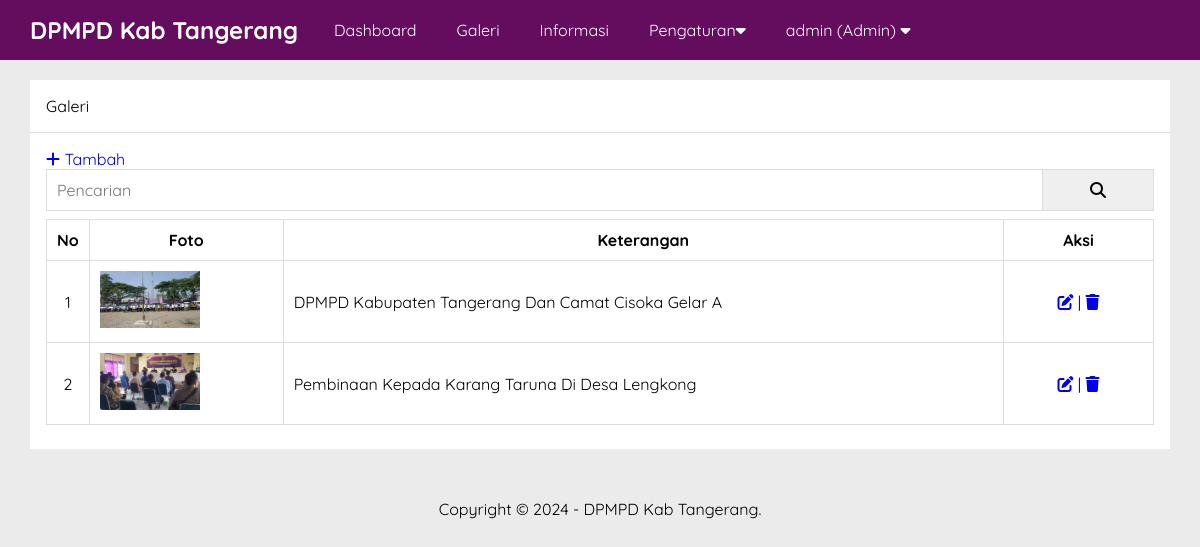
/admin/galeri.php (signed in), run on the app's committed database.
### tables this page shows
CREATE TABLE `pengaturan` (
  `id` int(11) NOT NULL,
  `nama` varchar(50) NOT NULL,
  `email` varchar(50) NOT NULL,
  `telepon` varchar(20) NOT NULL,
  `alamat` text NOT NULL,
  `logo` varchar(50) NOT NULL,
  `favicon` varchar(50) NOT NULL,
  `tentang_sekolah` text NOT NULL,
  `foto_sekolah` varchar(50) NOT NULL,
  `google_maps` text NOT NULL,
  `nama_kepsek` varchar(50) NOT NULL,
  `foto_kepsek` varchar(50) NOT NULL,
  `sambutan_kepsek` text NOT NULL,
  `created_at` timestamp NOT NULL DEFAULT current_timestamp(),
  `updated_at` datetime DEFAULT NULL
);

CREATE TABLE `galeri` (
  `id` int(11) NOT NULL,
  `foto` varchar(50) NOT NULL,
  `keterangan` varchar(50) NOT NULL,
  `created_at` timestamp NOT NULL DEFAULT current_timestamp(),
  `updated_at` datetime DEFAULT NULL
);

### admin/galeri.php (the view, shortened to what this page needs)
<?php include 'header.php' ?>
            <div class="content">
                <div class="container">
                    <div class="box">
                        <div class="box-header">
                           Galeri
                        </div>
                        <div class="box-body">
                            <a href="tambah-galeri.php"><i class="fa fa-plus"></i> Tambah</a>
                            <form action="">
                                <div class="input-group">
                                    <input type="text" name="key" placeholder="Pencarian">
                                    <button type="submit"><i class = "fa fa-search"></i></button>
                                </div>
                            </form>
                            <table class="table">
                                <thead>
                                    <tr>
                                        <th>No</th>
                                        <th>Foto</th>
                                        <th>Keterangan</th>
                                        <th>Aksi</th>
                                    </tr>
                                </thead>
                                <tbody>
                                    <?php
                                    $no = 1;
                                    $where = "WHERE 1=1";
                                        $galeri = mysqli_query($conn, "SELECT * FROM galeri $where ORDER BY id DESC");
                                        if(mysqli_num_rows($galeri) > 0){
                                            while($p = mysqli_fetch_array($galeri)){
                                    ?>
                                    <tr>
                                        <td><?= $no++ ?></td>
                                        <td><img src="../uploads/galeri/<?= $p['foto'] ?>" width="100px"></td>
                                        <td><?= $p['keterangan'] ?></td>
                                        <td>
                                            <a href="edit-galeri.php?id=<?= $p['id'] ?>" title="Edit Data"><i class="fa-solid fa-pen-to-square"></i></a> |
                                            <a href="hapus.php?idgaleri=<?= $p['id'] ?>" onclick="return confirm('Yakin ingin di Hapus ?')"title="Hapus Data"><i class="fa-solid fa-trash"></i></a>
                                        </td>
                                    </tr>
                                <?php }}else{ ?>
                                    <tr>
                                            <td colspan "4">Data tidak ada</td>
                                    </tr>
                                <?php } ?>
                                </tbody>
                            </table>
                        </div>
                    </div>
                </div>
            </div>
 <?php include 'footer.php' ?>

### admin/header.php (shortened to what this page needs)
<?php
include '../koneksi.php';
$identitas = mysqli_query($conn, "SELECT * FROM pengaturan ORDER BY id DESC LIMIT 1");
$d = mysqli_fetch_object($identitas);
?>
<!DOCTYPE html>
<html>
<head>
    <link rel="stylesheet" type="text/css" href="../assets/css/style.css">
    <link rel="stylesheet" href="https://cdnjs.cloudflare.com/ajax/libs/font-awesome/6.1.1/css/all.min.css" />
</head>
<body class="bg-light">
    <div class="navbar">
        <div class="container">
            <h2 class="nav-brand float-left"><a href="index.php"><?= $d->nama ?></a></h2>
            <ul class="nav-menu float-left">
                <li><a href="index.php">Dashboard</a></li>
                <?php if ($_SESSION['ulevel'] == 'Super Admin') { ?>
                    <li><a href="pengguna.php">Pengguna</a></li>
                <?php } elseif ($_SESSION['ulevel'] == 'Admin') { ?>
                    <li><a href="galeri.php">Galeri</a></li>
                    <li><a href="informasi.php">Informasi</a></li>
                    <li>
                        <a href="#">Pengaturan<i class="fa fa-caret-down"></i></a>
                    </li>
                <?php } ?>
                <li>
                    <a href="#"> <?= $_SESSION['uname'] ?> (<?= $_SESSION['ulevel'] ?>) <i class="fa fa-caret-down"></i></a>
                </li>
            </ul>
        </div class="clearfix">
    </div>

### admin/footer.php
            <div class="footer">
                <div class="container text-center">
                Copyright &copy; 2024 - <?= $d->nama ?>.
            </div>
            </div>
    </body>
</html>

### assets/css/style.css (style rules this page uses)
* { margin:0; padding:0; font-family: 'Quicksand', sans-serif; box-sizing: border-box; }
a { text-decoration: none; }
.float-left { float: left; }
.container { width: 1140px; margin:0 auto; }
.container::after { content: ""; display: block; clear: both; }
.bg-light { background-color: #ebebeb;; }
.box { background-color: #ffF; }
.box-header { padding: 16px; border-bottom: 1px solid #ddd; background-color: #fff; }
.box-body { padding: 16px; background-color: #fff; }
.text-center { text-align: center !important; }
.navbar { height: 60px; width: 100%; background-color:#640D5F; position: fixed; top: 0; z-index: 1000; }
.navbar a { color: #fff ; }
.nav-brand { display: inline-block; padding: 15px 0; margin-right: 16px; }
.nav-menu { display: flex; list-style: none; }
.nav-menu li a { padding: 20px; display: inline-block; }
.content { padding: 80px 0 30px 0; }
.footer { padding: 20px 0; }
.table { width: 100%; border-collapse: collapse; margin: 8px 0; }
.table th, .table td { border: 1px solid #ddd; padding: 10px; }
.table td:first-child { width: 40px; text-align: center; }
.table td:last-child { width: 150px; text-align: center; }
.input-group::after { content: ""; clear: both; display: block; }
.input-group input[type="text"] { width: 90%; padding: 10px; font-size : 16px; border: 1px solid #ddd; }
.input-group button { width: 10%; padding: 10px; font-size: 16px; float: right; border: 1px solid #ddd; border-left: none; }

### data on the page
pengaturan: nama "DPMPD Kab Tangerang"
galeri: foto (picture), keterangan "DPMPD Kabupaten Tangerang Dan Camat Cisoka Gelar A"
galeri: foto (picture), keterangan "Pembinaan Kepada Karang Taruna Di Desa Lengkong"

### other printed values
$_SESSION['uname'] "admin"
$_SESSION['ulevel'] "Admin"
